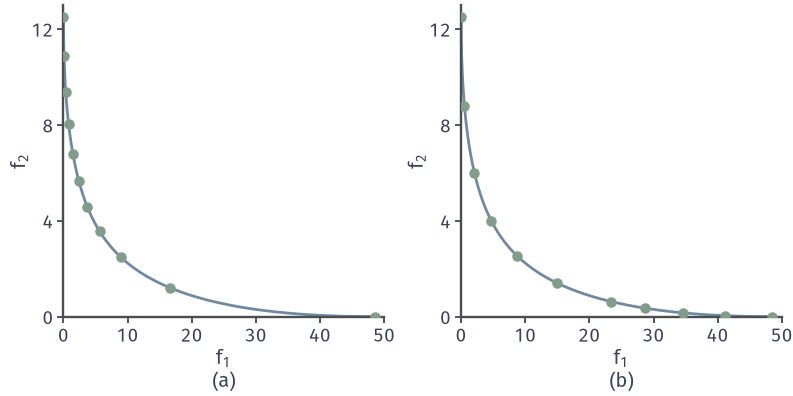

The Python source for this figure:
from pathlib import Path
import sys
sys.path.insert(0, str(Path(__file__).resolve().parents[1]/"moo-common"))
from moo_fig import *
HERE = Path(__file__).resolve().parent
# Scan of the anisotropic pair: uniform weights versus chord-normal refinement. Exact weighted solutions x(w).
F = lambda w: fm(xm(w))
def adaptive(k, lo=0., hi=1.):
    pts = [(float(hi), F(hi)), (float(lo), F(lo))]  # sorted by f1 ascending: w=1 first
    Ws = [hi, lo]
    while len(pts) < k:
        gaps = [np.linalg.norm((pts[i+1][1]-pts[i][1])/np.array([25, 12.5])) for i in range(len(pts)-1)]
        i = int(np.argmax(gaps)); p, q = pts[i][1], pts[i+1][1]
        w = abs(q[1]-p[1])/(abs(q[1]-p[1])+abs(q[0]-p[0])); pts.insert(i+1, (w, F(w)))
    return np.array([x[0] for x in pts]), np.array([x[1] for x in pts])
fig, axes = figure(width_mm=112, height_mm=56, ncols=2)
panels(fig, .08, .985, .985, .2, .24)
W = np.linspace(0, 1, 11); uni = F(W).T; aw, ad = adaptive(11)
Fc = F(np.linspace(0, 1, 800))
for ax, P in zip(axes, (uni, ad)):
    setup(ax, (0, 50), (0, 13), range(0, 51, 10), range(0, 14, 4))
    ax.plot(Fc[0], Fc[1], color=BLUE, lw=1.1, zorder=2); ax.plot(P[:, 0], P[:, 1], 'o', color=GREEN, ms=4.2, mew=0, zorder=4)
tags(fig, axes)
gap = lambda P: np.linalg.norm(np.diff(P[np.argsort(P[:, 0])]/np.array([48.5, 12.5]), axis=0), axis=1)
save(fig, HERE, 'figure', {'uniform_max_gap': float(gap(uni).max()), 'adaptive_max_gap': float(gap(ad).max()), 'adaptive_w': aw.tolist()}); print(gap(uni).max(), gap(uni).min(), gap(ad).max(), gap(ad).min(), np.round(aw, 3))
